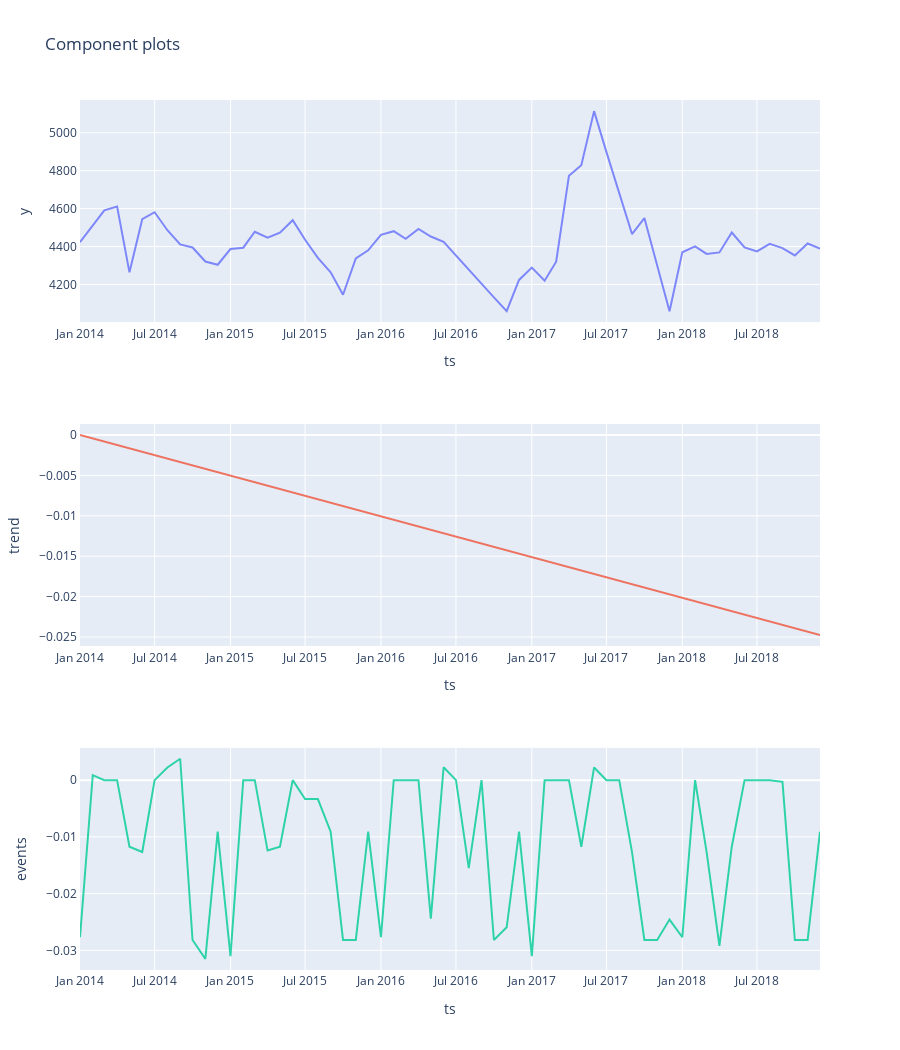

The notebook cell saved with this chart:
### Code cell
from plotly.offline import init_notebook_mode, iplot
init_notebook_mode(connected=True)

fig = backtest.plot_components()
iplot(fig)  # fi
